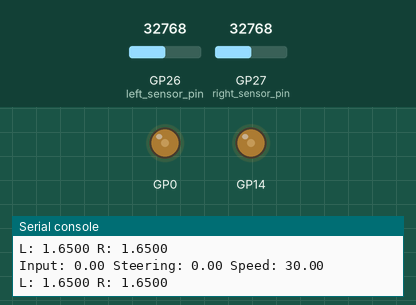
This program was run on a simulated Raspberry Pi Pico running CircuitPython. Shown: output pins drawn as LEDs (lit = HIGH), the last lines printed to the serial console. The inputs (shaded band) are chosen by the test bench; at power-on: GP26 (left_sensor_pin) = 32768, GP27 (right_sensor_pin) = 32768 (analog values on the 0–65535 scale).

Above: at 1.2 s.
1.3 s: GP26 (left_sensor_pin) set to 45874
At 1.9 s:
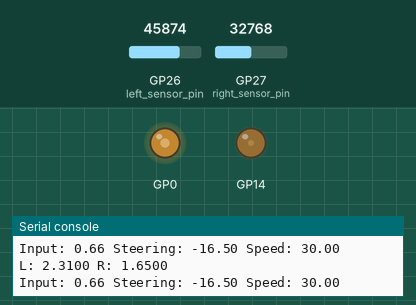
2.8 s: GP27 (right_sensor_pin) set to 19660
At 4.0 s:
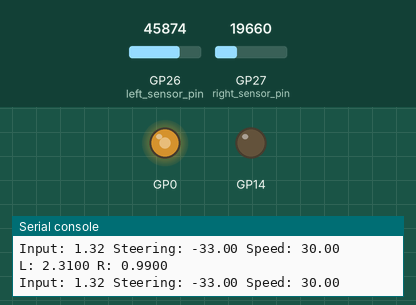
4.3 s: GP26 (left_sensor_pin) set to 57670
At 5.3 s:
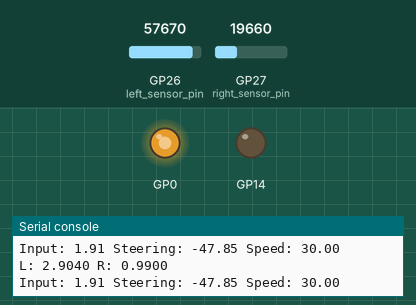
5.8 s: GP27 (right_sensor_pin) set to 65535
At 6.3 s:
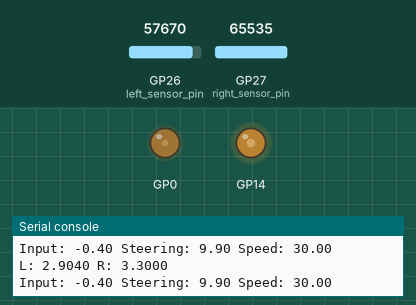
7.3 s: GP26 (left_sensor_pin) set to 32767
At 8.5 s:
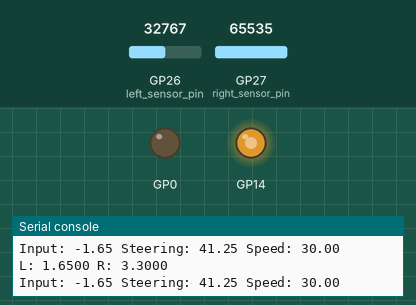
8.8 s: GP26 (left_sensor_pin) set to 19660
At 9.9 s:
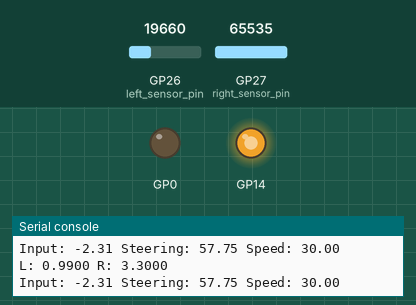
Timing chart, 0 to 11.3 s (numbered marks = the images above; inputs shaded):
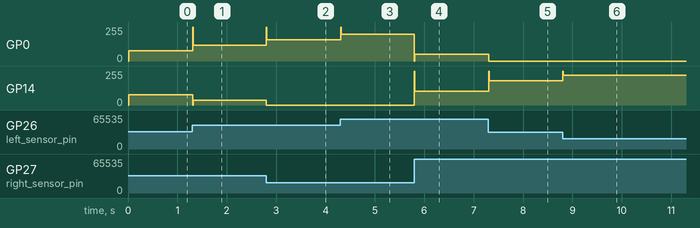

The program:

code.py
```python
import board
import analogio
import time

from pid import PID
from utils import *
from motor_driver import DualMotorController

left_sensor_pin = analogio.AnalogIn(board.A0)
right_sensor_pin = analogio.AnalogIn(board.A1)

left_motor_pin = board.GP14
right_motor_pin = board.GP0

for i in range(10):
    desired_value = read_input(left_sensor_pin, right_sensor_pin)
# Safe
steering_pid = PID(kp=25, ki=0, kd=7, setpoint=desired_value) # Safe
speed =  30 # Set the speed from 0% to 100%

# steering_pid = PID(kp=23, ki=0, kd=8, setpoint=desired_value) # Safe
# speed =  50 # Set the speed from 0% to 100%


motors = DualMotorController(left_motor_pin, right_motor_pin)

last_time = time.monotonic()
while True:
    now = time.monotonic()
    delta_time = now - last_time
    if delta_time < 0.01:
        continue
    input = read_input(left_sensor_pin, right_sensor_pin)
    steering = steering_pid.compute(input, delta_time)
    motors.drive(speed, steering)
    print("Input: {:.2f} Steering: {:.2f} Speed: {:.2f}".format(input, steering, speed))
    last_time = now
```

pid.py
```python
import time

class PID:
    def __init__(self, kp, ki, kd, setpoint):
        self.kp = kp
        self.ki = ki
        self.kd = kd
        self.setpoint = setpoint
        self.last_error = 0
        self.integral = 0
        self.last_time = time.monotonic()
        self.output = 0

    def compute(self, input, delta_time):

        error = self.setpoint - input
        self.integral += error * delta_time
        derivative = (error - self.last_error) / delta_time

        # PID formula
        self.output = (self.kp * error) + (self.ki * self.integral) + (self.kd * derivative)

        self.last_error = error

        return self.output
```

utils.py
```python
import math
import analogio
import board

vbat_pin = analogio.AnalogIn(board.A2)
max_motor_voltage = 6
potential_divider = 0.5
def calculate_vbat(vbat_pin):
    """Calculate the battery voltage."""
    return (vbat_pin.value * 3.3) / (2 ** 12) / potential_divider

def calculate_max_pwm():
    """Calculate the maximum PWM value based on the battery voltage."""
    vbat_voltage = calculate_vbat(vbat_pin)
    if vbat_voltage == 0:
        return 0
    return (max_motor_voltage / vbat_voltage) * 65535

def read_input(left_sensor_pin, right_sensor_pin):
    """Read the difference between the sensor voltages."""
    left_sensor_voltage = get_voltage(left_sensor_pin)
    right_sensor_voltage = get_voltage(right_sensor_pin)
    print("L: {:.4f} R: {:.4f}".format(left_sensor_voltage, right_sensor_voltage))
    return left_sensor_voltage - right_sensor_voltage

def get_voltage(pin):
    """Convert the analog input to voltage."""
    return pin.value * 3.3 / (2 ** 16 - 1)
```

motor_driver.py
```python
import pwmio
from utils import calculate_max_pwm

class DualMotorController:
    def __init__(self, left_motor_pwm_pin, right_motor_pwm_pin, frequency=1000):
        self.left_motor = pwmio.PWMOut(left_motor_pwm_pin, frequency=frequency, duty_cycle=0)
        self.right_motor = pwmio.PWMOut(right_motor_pwm_pin, frequency=frequency, duty_cycle=0)

    def set_motor_speed(self, motor, speed):
        # Ensure speed is within bounds and set PWM duty cycle
        duty_cycle = min(max(0, speed / 100 * 65535), 65535)
        motor.duty_cycle = int(duty_cycle)

    def set_speeds(self, speed_left, speed_right):
        self.set_motor_speed(self.left_motor, speed_left)
        self.set_motor_speed(self.right_motor, speed_right)

    def drive(self, speed, steering):
        # Positive steering value turns right, negative turns left
        speed_left = speed + steering
        speed_right = speed - steering
        if speed_left > 100:
            speed_right -= speed_left - 100
        elif speed_right > 100:
            speed_left -= speed_right - 100
        speed_left = max(0, min(100, speed_left))
        speed_right = max(0, min(100, speed_right))
        # print("{:.2f} {:.2f}".format(speed_left, speed_right))

        self.set_speeds(speed_left, speed_right)
```

Measured:
- after the input at 1.3 s, GP0: 76/255 → 119/255 at once; GP14: 76/255 → 34/255 at once
- after the input at 2.8 s, GP0: 119/255 → 161/255 at once; GP14: 34/255 → 0/255 at once
- after the input at 4.3 s, GP0: 161/255 → 199/255 at once
- after the input at 5.8 s, GP0: 199/255 → 51/255 at once; GP14: 0/255 → 102/255 at once
- after the input at 7.3 s, GP0: 51/255 → 0/255 at once; GP14: 102/255 → 182/255 at once
- after the input at 8.8 s, GP14: 182/255 → 224/255 at once
